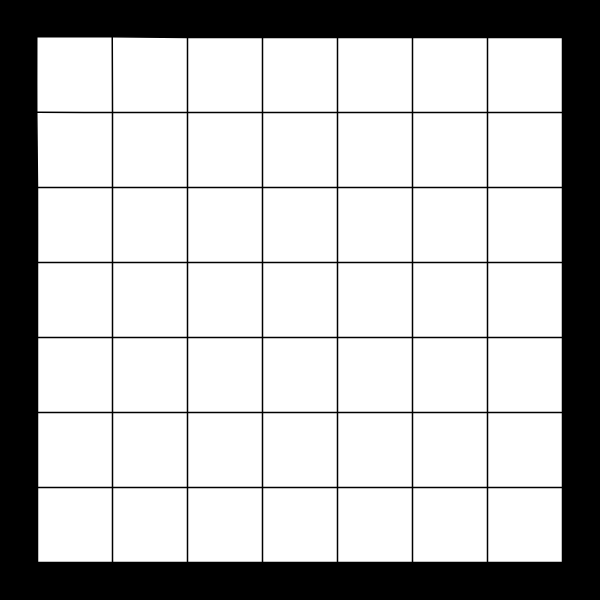
Frame 1 (no input)
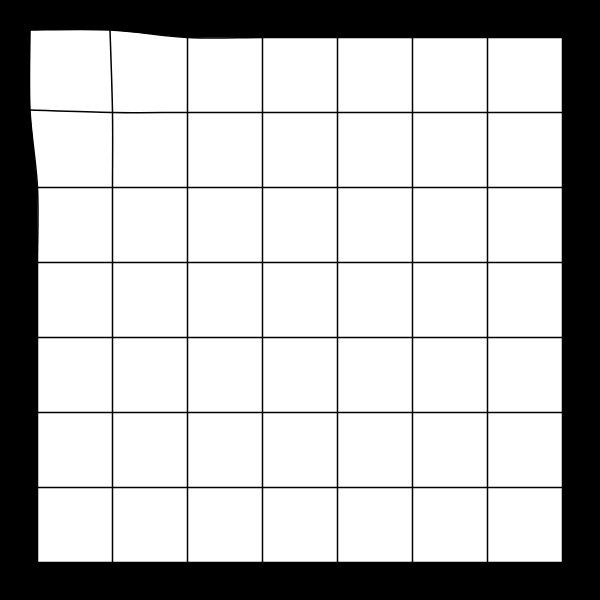
Frame 60 (no input)
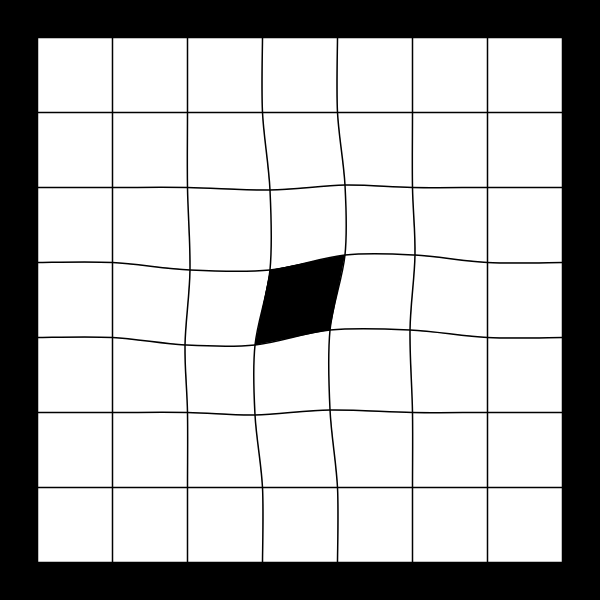
Frame 120 (the mouse pressed at the canvas centre since frame 60)

The p5.js sketch that drew these frames (run headless with seeded random() and noise() and a simulated clock; from frame 60 on, the mouse is pressed at the canvas centre):

// p5.js sketch
// ── sketch.js
let cols = 8;
let rows = 8;
let spacing;
let points = [];
let easing = 0.1;
let maxOffset = 10;
let influenceRadius = 150;
let cells = [];

function setup() {
  createCanvas(600, 600);
  spacing = width / cols;
  strokeWeight(1.5);
  noFill();

  // Initialize grid points
  for (let y = 0; y < rows; y++) {
    points[y] = [];
    for (let x = 0; x < cols; x++) {
      let baseX = x * spacing + spacing / 2;
      let baseY = y * spacing + spacing / 2;
      points[y][x] = {
        baseX: baseX,
        baseY: baseY,
        x: baseX,
        y: baseY
      };
    }
  }

  // Initialize cell states (false = white, true = black)
  for (let y = 0; y < rows - 1; y++) {
    cells[y] = [];
    for (let x = 0; x < cols - 1; x++) {
      cells[y][x] = false;
    }
  }
}

function draw() {
  background(0);

  // Update point positions based on mouse
  for (let y = 0; y < rows; y++) {
    for (let x = 0; x < cols; x++) {
      let pt = points[y][x];
      let distance = dist(mouseX, mouseY, pt.baseX, pt.baseY);

      let offsetX = 0;
      let offsetY = 0;

      if (distance < influenceRadius) {
        offsetX = map(abs(mouseX - pt.baseX), 0, influenceRadius, maxOffset, 0);
        offsetY = map(abs(mouseY - pt.baseY), 0, influenceRadius, maxOffset, 0);

        offsetX *= mouseY < pt.baseY ? -1 : 1;
        offsetY *= mouseX < pt.baseX ? -1 : 1;
      }

      pt.x += ((pt.baseX + offsetX) - pt.x) * easing;
      pt.y += ((pt.baseY + offsetY) - pt.y) * easing;
    }
  }

  // Draw cell backgrounds with straight edges
  noStroke();
  for (let y = 0; y < rows - 1; y++) {
    for (let x = 0; x < cols - 1; x++) {
      let p1 = points[y][x];
      let p2 = points[y][x + 1];
      let p3 = points[y + 1][x + 1];
      let p4 = points[y + 1][x];

      fill(cells[y][x] ? 0 : 255);

      beginShape();
      vertex(p1.x, p1.y);
      vertex(p2.x, p2.y);
      vertex(p3.x, p3.y);
      vertex(p4.x, p4.y);
      endShape(CLOSE);
    }
  }

  // Draw horizontal lines
  stroke(0);
  noFill();
  for (let y = 0; y < rows; y++) {
    beginShape();
    curveVertex(points[y][0].x, points[y][0].y);
    for (let x = 0; x < cols; x++) {
      curveVertex(points[y][x].x, points[y][x].y);
    }
    curveVertex(points[y][cols - 1].x, points[y][cols - 1].y);
    endShape();
  }

  // Draw vertical lines
  for (let x = 0; x < cols; x++) {
    beginShape();
    curveVertex(points[0][x].x, points[0][x].y);
    for (let y = 0; y < rows; y++) {
      curveVertex(points[y][x].x, points[y][x].y);
    }
    curveVertex(points[rows - 1][x].x, points[rows - 1][x].y);
    endShape();
  }
}

function mousePressed() {
  for (let y = 0; y < rows - 1; y++) {
    for (let x = 0; x < cols - 1; x++) {
      let p1 = points[y][x];
      let p2 = points[y][x + 1];
      let p3 = points[y + 1][x + 1];
      let p4 = points[y + 1][x];

      let minX = min(p1.x, p2.x, p3.x, p4.x);
      let maxX = max(p1.x, p2.x, p3.x, p4.x);
      let minY = min(p1.y, p2.y, p3.y, p4.y);
      let maxY = max(p1.y, p2.y, p3.y, p4.y);

      if (mouseX > minX && mouseX < maxX && mouseY > minY && mouseY < maxY) {
        cells[y][x] = !cells[y][x];
        return;
      }
    }
  }
}
